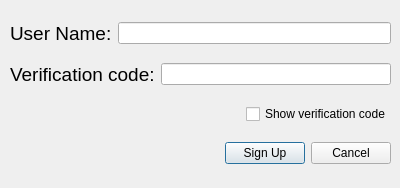
<?xml version="1.0" encoding="UTF-8"?>
<ui version="4.0">
 <class>Dialog_SU</class>
 <widget class="QDialog" name="Dialog_SU">
  <property name="geometry">
   <rect>
    <x>0</x>
    <y>0</y>
    <width>400</width>
    <height>188</height>
   </rect>
  </property>
  <property name="windowTitle">
   <string>Dialog</string>
  </property>
  <widget class="QWidget" name="layoutWidget">
   <property name="geometry">
    <rect>
     <x>10</x>
     <y>10</y>
     <width>381</width>
     <height>169</height>
    </rect>
   </property>
   <layout class="QVBoxLayout" name="verticalLayout">
    <item>
     <layout class="QHBoxLayout" name="horizontalLayout_2">
      <item>
       <widget class="QLabel" name="label">
        <property name="text">
         <string>&lt;html&gt;&lt;head/&gt;&lt;body&gt;&lt;p&gt;&lt;span style=&quot; font-size:14pt;&quot;&gt;User Name:&lt;/span&gt;&lt;/p&gt;&lt;/body&gt;&lt;/html&gt;</string>
        </property>
       </widget>
      </item>
      <item>
       <widget class="QLineEdit" name="lineEdit"/>
      </item>
     </layout>
    </item>
    <item>
     <layout class="QHBoxLayout" name="horizontalLayout_3">
      <item>
       <widget class="QLabel" name="label_2">
        <property name="text">
         <string>&lt;html&gt;&lt;head/&gt;&lt;body&gt;&lt;p&gt;&lt;span style=&quot; font-size:14pt;&quot;&gt;Verification code:&lt;/span&gt;&lt;/p&gt;&lt;/body&gt;&lt;/html&gt;</string>
        </property>
       </widget>
      </item>
      <item>
       <widget class="QLineEdit" name="lineEdit_2">
        <property name="echoMode">
         <enum>QLineEdit::Password</enum>
        </property>
       </widget>
      </item>
     </layout>
    </item>
    <item>
     <layout class="QHBoxLayout" name="horizontalLayout_6">
      <item>
       <spacer name="horizontalSpacer_3">
        <property name="orientation">
         <enum>Qt::Horizontal</enum>
        </property>
        <property name="sizeHint" stdset="0">
         <size>
          <width>40</width>
          <height>20</height>
         </size>
        </property>
       </spacer>
      </item>
      <item>
       <widget class="QCheckBox" name="checkBox">
        <property name="text">
         <string>Show verification code</string>
        </property>
       </widget>
      </item>
     </layout>
    </item>
    <item>
     <layout class="QHBoxLayout" name="horizontalLayout">
      <item>
       <spacer name="horizontalSpacer">
        <property name="orientation">
         <enum>Qt::Horizontal</enum>
        </property>
        <property name="sizeHint" stdset="0">
         <size>
          <width>40</width>
          <height>20</height>
         </size>
        </property>
       </spacer>
      </item>
      <item>
       <widget class="QPushButton" name="pushButton">
        <property name="text">
         <string>Sign Up</string>
        </property>
       </widget>
      </item>
      <item>
       <widget class="QPushButton" name="pushButton_2">
        <property name="text">
         <string>Cancel</string>
        </property>
       </widget>
      </item>
     </layout>
    </item>
   </layout>
  </widget>
 </widget>
 <resources/>
 <connections>
  <connection>
   <sender>pushButton_2</sender>
   <signal>clicked()</signal>
   <receiver>Dialog_SU</receiver>
   <slot>close()</slot>
   <hints>
    <hint type="sourcelabel">
     <x>328</x>
     <y>161</y>
    </hint>
    <hint type="destinationlabel">
     <x>111</x>
     <y>141</y>
    </hint>
   </hints>
  </connection>
  <connection>
   <sender>pushButton</sender>
   <signal>clicked()</signal>
   <receiver>Dialog_SU</receiver>
   <slot>close()</slot>
   <hints>
    <hint type="sourcelabel">
     <x>242</x>
     <y>159</y>
    </hint>
    <hint type="destinationlabel">
     <x>25</x>
     <y>152</y>
    </hint>
   </hints>
  </connection>
 </connections>
</ui>
